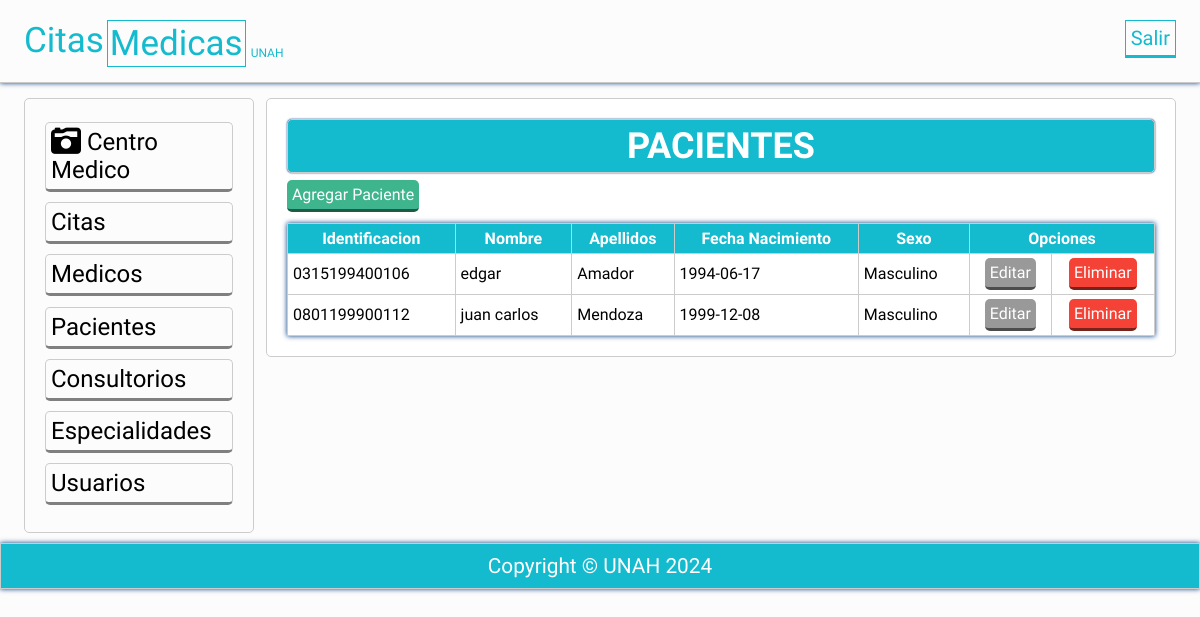
Screenshot of /vista/pacientes_vista.php with the database file from the repository.
### tables this page shows
CREATE TABLE `pacientes` (
  `idPaciente` int(11) NOT NULL,
  `pacIdentificacion` char(15) NOT NULL,
  `pacNombre` varchar(50) NOT NULL,
  `pacApellidos` varchar(50) NOT NULL,
  `pacFechaNacimiento` date NOT NULL,
  `pacSexo` enum('Femenino','Masculino') NOT NULL
);

### vista/pacientes_vista.php (the view, shortened to what this page needs)
<?php
try{
	$conexion = new PDO('mysql:host=localhost;dbname=centromedico','root','');
}catch(PDOException $e){
	echo "Error: ". $e->getMessage();
}
$consulta = $conexion -> prepare("
	SELECT * FROM pacientes");
$consulta ->execute();
$consulta = $consulta ->fetchAll();
?>
<?php include 'plantillas/header.php'; ?>
	<section class="main">
		<div class="wrapp">
			<?php include 'plantillas/nav.php'; ?>
				<article>
					<div class="mensaje">
						<h2>PACIENTES</h2>
					</div>
					<a class="agregar" href="agregarpacientes.php">Agregar Paciente</a>
					<table class="tabla">
						  <tr>
							<th>Identificacion</th>
							<th>Nombre</th>
							<th>Apellidos</th>
							<th>Fecha Nacimiento</th>
							<th>Sexo</th>
							<th colspan="2">Opciones</th>
						  </tr>
						<?php foreach ($consulta as $Sql): ?>
						<tr>
							<?php echo "<td>". $Sql['pacIdentificacion']. "</td>"; ?>
							<?php echo "<td>". $Sql['pacNombre']. "</td>"; ?>
							<?php echo "<td>". $Sql['pacApellidos']. "</td>"; ?>
							<?php echo "<td>". $Sql['pacFechaNacimiento']. "</td>"; ?>
							<?php echo "<td>". $Sql['pacSexo']. "</td>"; ?>
                            <?php echo "<td class='centrar'>"."<a href='actualizarpaciente.php?idPaciente=".$Sql['idPaciente']."' class='editar'>Editar</a>". "</td>"; ?>
                          <?php echo "<td class='centrar'>"."<a href='eliminar_paciente.php?idPaciente=".$Sql['idPaciente']."' class='eliminar'>Eliminar</a>". "</td>"; ?>
						</tr>
						<?php endforeach; ?>
					</table>
				</article>
	</section>
<?php include 'plantillas/footer.php'; ?>
</body>
</html>

### css/estilos.css (style rules this page uses)
* { -webkit-box-sizing: border-box; -moz-box-sizing: border-box; box-sizing: border-box; margin:0px; padding:0px; font-family: 'Antic', sans-serif; }
body { background: rgba(0,0,0,.01); color:#000; }
.wrapp { padding: 0% 2%; width:100%; margin:auto; overflow: hidden; }
.mensaje { background: #14BACE; padding:5px; color:#fff; border-radius:5px; text-align: center; font-size: 1.5em; margin-bottom: 5px; box-shadow: 0 0px 2px #013D82 !important; }
article a { display:block; font-weight: normal; }
article { margin: 10px 0px; margin-left:1%; float: left; width: 79%; padding:20px; background: rgb(255, 255, 255); border-radius:5px; }
article,aside, .mensaje { border:1px solid #ccc; }
article a { margin: 2px 0px; display:inline-block; padding: 5px; color: white; border-radius:5px; cursor:pointer; border-bottom: 3px solid rgba(0, 0, 0,.5); width:auto; text-decoration:none; text-align:center; position: relative; }
article .agregar { background:#3FB58E; }
article .editar { background:#999; }
article .eliminar { background:#F44336; }
footer li,a { text-decoration: none; color: #fff; }
.tabla { box-shadow: 0 0px 5px #013D82 !important; width:100%; margin-top: 1%; border-collapse: collapse; }
.tabla th { background: #14BACE; padding: 5px; color:white; }
.centrar { text-align: center; }
.tabla td { padding: 2px 5px; }
.tabla td,th { border:1px solid #ccc; }

### rows the page displays
pacientes: pacIdentificacion "0315199400106", pacNombre "edgar", pacApellidos "Amador", pacFechaNacimiento "1994-06-17", pacSexo "Masculino"
pacientes: pacIdentificacion "0801199900112", pacNombre "juan carlos", pacApellidos "Mendoza", pacFechaNacimiento "1999-12-08", pacSexo "Masculino"
